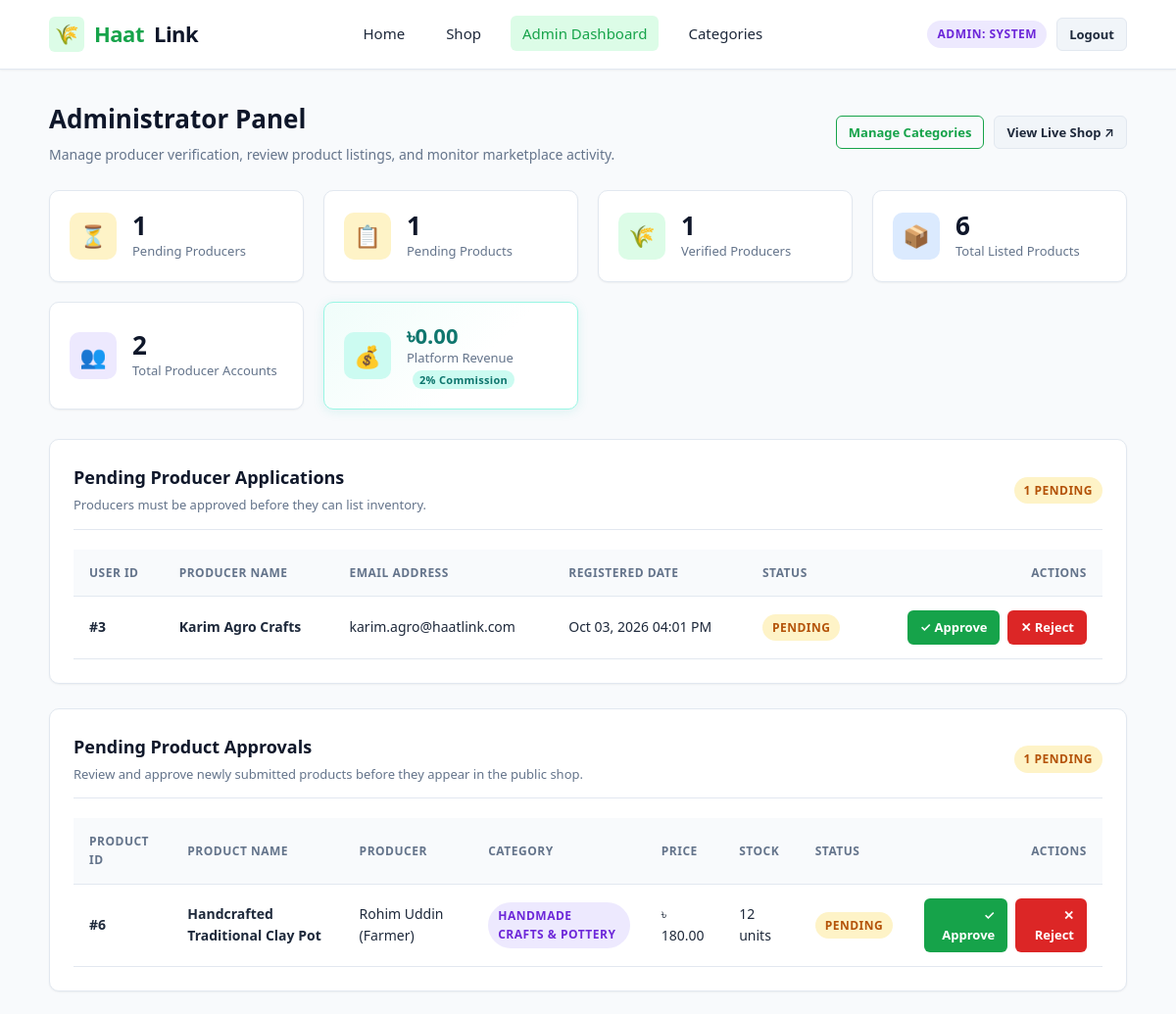
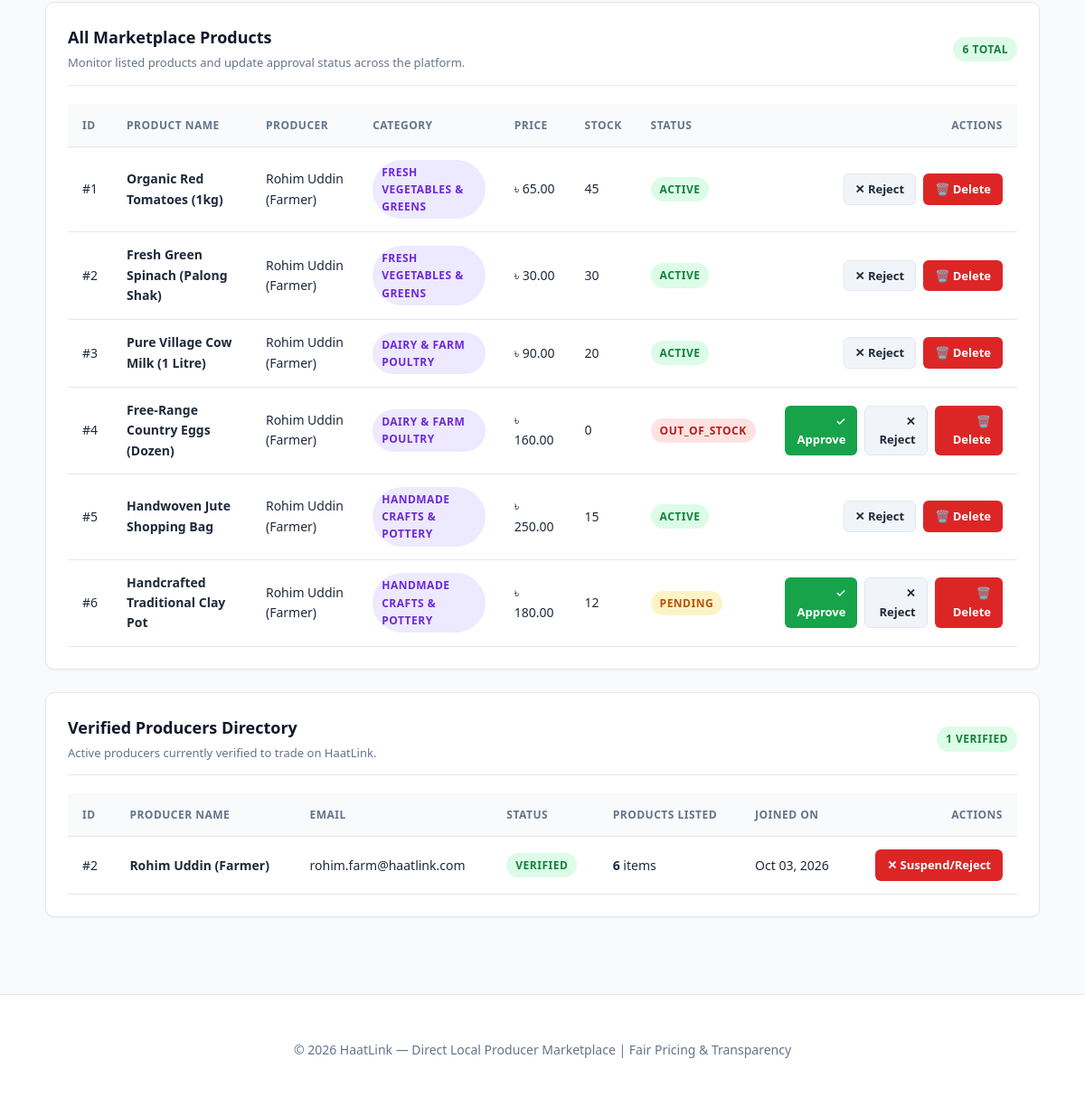
Page /admin_dashboard.php (signed in) on the committed database (2 pictures, top to bottom).
### tables this page shows
CREATE TABLE `users` (
    `id` INT AUTO_INCREMENT PRIMARY KEY,
    `name` VARCHAR(100) NOT NULL,
    `email` VARCHAR(100) NOT NULL UNIQUE,
    `password` VARCHAR(255) NOT NULL,
    `role` ENUM('admin', 'producer', 'customer') NOT NULL DEFAULT 'customer',
    `status` ENUM('pending', 'verified', 'suspended', 'rejected') NOT NULL DEFAULT 'verified',
    `created_at` TIMESTAMP DEFAULT CURRENT_TIMESTAMP
);

CREATE TABLE `products` (
    `id` INT AUTO_INCREMENT PRIMARY KEY,
    `producer_id` INT NOT NULL,
    `category_id` INT NOT NULL,
    `name` VARCHAR(150) NOT NULL,
    `description` TEXT,
    `price` DECIMAL(10, 2) NOT NULL,
    `stock_quantity` INT NOT NULL DEFAULT 0,
    `status` ENUM('pending', 'active', 'out_of_stock', 'rejected') NOT NULL DEFAULT 'pending',
    `image_url` VARCHAR(255) DEFAULT NULL,
    `created_at` TIMESTAMP DEFAULT CURRENT_TIMESTAMP,
    CONSTRAINT `fk_products_producer` 
        FOREIGN KEY (`producer_id`) REFERENCES `users` (`id`) 
        ON DELETE CASCADE ON UPDATE CASCADE,
    CONSTRAINT `fk_products_category` 
        FOREIGN KEY (`category_id`) REFERENCES `categories` (`id`) 
        ON DELETE RESTRICT ON UPDATE CASCADE
);

CREATE TABLE `categories` (
    `id` INT AUTO_INCREMENT PRIMARY KEY,
    `name` VARCHAR(100) NOT NULL UNIQUE,
    `created_at` TIMESTAMP DEFAULT CURRENT_TIMESTAMP
);

### admin_dashboard.php (the view, shortened to what the rows shown need)
<?php
require_once __DIR__ . '/db_connect.php';
try {
    $pending_stmt = $pdo->prepare("
        SELECT id, name, email, status, created_at
        FROM users
        WHERE role = 'producer' AND status = 'pending'
        ORDER BY created_at ASC
    ");
    $pending_stmt->execute();
    $pending_producers = $pending_stmt->fetchAll();
    $verified_stmt = $pdo->prepare("
        SELECT u.id, u.name, u.email, u.status, u.created_at, COUNT(p.id) AS product_count
        FROM users u
        LEFT JOIN products p ON u.id = p.producer_id
        WHERE u.role = 'producer' AND u.status = 'verified'
        GROUP BY u.id, u.name, u.email, u.status, u.created_at
        ORDER BY u.created_at DESC
    ");
    $verified_stmt->execute();
    $verified_producers = $verified_stmt->fetchAll();
    $pending_products_stmt = $pdo->prepare("
        SELECT p.id, p.name, p.price, p.stock_quantity, p.status, p.image_url, p.created_at,
               u.name AS producer_name,
               c.name AS category_name
        FROM products p
        LEFT JOIN users u ON p.producer_id = u.id
        LEFT JOIN categories c ON p.category_id = c.id
        WHERE p.status = 'pending'
        ORDER BY p.created_at ASC
    ");
    $pending_products_stmt->execute();
    $pending_products = $pending_products_stmt->fetchAll();
    $all_products_stmt = $pdo->prepare("
        SELECT p.id, p.name, p.price, p.stock_quantity, p.status, p.created_at,
               u.name AS producer_name,
               c.name AS category_name
        FROM products p
        LEFT JOIN users u ON p.producer_id = u.id
        LEFT JOIN categories c ON p.category_id = c.id
        ORDER BY p.created_at DESC
    ");
    $all_products_stmt->execute();
    $all_products = $all_products_stmt->fetchAll();
} catch (PDOException $e) {
    die("Database error: " . htmlspecialchars($e->getMessage()));
}
require_once __DIR__ . '/includes/header.php';
?>
<div class="page-header">
    <div>
        <h1 class="page-title">Administrator Panel</h1>
    </div>
</div>
<div class="card">
    <div class="card-header">
        <div>
            <h2 class="card-title">Pending Producer Applications</h2>
        </div>
    </div>
    <?php if (empty($pending_producers)): ?>
        <div class="empty-state">
            <div class="empty-icon">🎉</div>
            <h3>All Caught Up!</h3>
            <p>No producer accounts are currently awaiting verification.</p>
        </div>
    <?php else: ?>
        <div class="table-responsive">
            <table class="table">
                <thead>
                    <tr>
                        <th>User ID</th>
                        <th>Producer Name</th>
                        <th>Email Address</th>
                        <th>Registered Date</th>
                        <th>Status</th>
                        <th class="text-right">Actions</th>
                    </tr>
                </thead>
                <tbody>
                    <?php foreach ($pending_producers as $producer): ?>
                        <tr>
                            <td><strong>#<?php echo (int)$producer['id']; ?></strong></td>
                            <td><strong><?php echo htmlspecialchars($producer['name']); ?></strong></td>
                            <td><?php echo htmlspecialchars($producer['email']); ?></td>
                            <td><?php echo date('M d, Y h:i A', strtotime($producer['created_at'])); ?></td>
                            <td>
                                <span class="badge badge-pending">
                                    <?php echo htmlspecialchars($producer['status']); ?>
                                </span>
                            </td>
                            <td class="text-right">
                                <div class="action-group" style="justify-content: flex-end;">
                                    <a href="admin_dashboard.php?action=approve_producer&id=<?php echo (int)$producer['id']; ?>"
                                       class="btn btn-primary btn-sm"
                                       onclick="return confirm('Approve producer #<?php echo (int)$producer['id']; ?> (<?php echo htmlspecialchars(addslashes($producer['name'])); ?>)? They will be able to add products immediately.');">
                                        ✓ Approve
                                    </a>
                                    <a href="admin_dashboard.php?action=reject_producer&id=<?php echo (int)$producer['id']; ?>"
                                       class="btn btn-danger btn-sm"
                                       onclick="return confirm('Reject producer #<?php echo (int)$producer['id']; ?> (<?php echo htmlspecialchars(addslashes($producer['name'])); ?>)?');">
                                        ✕ Reject
                                    </a>
                                </div>
                            </td>
                        </tr>
                    <?php endforeach; ?>
                </tbody>
            </table>
        </div>
    <?php endif; ?>
</div>
<div class="card">
    <div class="card-header">
        <div>
            <h2 class="card-title">Pending Product Approvals</h2>
        </div>
    </div>
    <?php if (empty($pending_products)): ?>
        <div class="empty-state">
            <div class="empty-icon">✅</div>
            <h3>No Pending Products</h3>
            <p>All submitted products have been reviewed and processed.</p>
        </div>
    <?php else: ?>
        <div class="table-responsive">
            <table class="table">
                <thead>
                    <tr>
                        <th>Product ID</th>
                        <th>Product Name</th>
                        <th>Producer</th>
                        <th>Category</th>
                        <th>Price</th>
                        <th>Stock</th>
                        <th>Status</th>
                        <th class="text-right">Actions</th>
                    </tr>
                </thead>
                <tbody>
                    <?php foreach ($pending_products as $product): ?>
                        <tr>
                            <td><strong>#<?php echo (int)$product['id']; ?></strong></td>
                            <td><strong><?php echo htmlspecialchars($product['name']); ?></strong></td>
                            <td><?php echo htmlspecialchars($product['producer_name'] ?? 'Unknown'); ?></td>
                            <td>
                                <span class="badge badge-role">
                                    <?php echo htmlspecialchars($product['category_name'] ?? 'Uncategorized'); ?>
                                </span>
                            </td>
                            <td>৳ <?php echo number_format($product['price'], 2); ?></td>
                            <td><?php echo (int)$product['stock_quantity']; ?> units</td>
                            <td>
                                <span class="badge badge-pending"><?php echo htmlspecialchars($product['status']); ?></span>
                            </td>
                            <td class="text-right">
                                <div class="action-group" style="justify-content: flex-end;">
                                    <a href="admin_dashboard.php?action=approve_product&id=<?php echo (int)$product['id']; ?>"
                                       class="btn btn-primary btn-sm"
                                       onclick="return confirm('Approve product #<?php echo (int)$product['id']; ?> (<?php echo htmlspecialchars(addslashes($product['name'])); ?>)? It will become active in the shop.');">
                                        ✓ Approve
                                    </a>
                                    <a href="admin_dashboard.php?action=reject_product&id=<?php echo (int)$product['id']; ?>"
                                       class="btn btn-danger btn-sm"
                                       onclick="return confirm('Reject product #<?php echo (int)$product['id']; ?> (<?php echo htmlspecialchars(addslashes($product['name'])); ?>)?');">
                                        ✕ Reject
                                    </a>
                                </div>
                            </td>
                        </tr>
                    <?php endforeach; ?>
                </tbody>
            </table>
        </div>
    <?php endif; ?>
</div>
<div class="card">
    <div class="card-header">
        <div>
            <h2 class="card-title">All Marketplace Products</h2>
        </div>
    </div>
    <?php if (empty($all_products)): ?>
        <p style="color: var(--text-muted); font-size: 14px;">No products found in the catalog.</p>
    <?php else: ?>
        <div class="table-responsive">
            <table class="table">
                <thead>
                    <tr>
                        <th>ID</th>
                        <th>Product Name</th>
                        <th>Producer</th>
                        <th>Category</th>
                        <th>Price</th>
                        <th>Stock</th>
                        <th>Status</th>
                        <th class="text-right">Actions</th>
                    </tr>
                </thead>
                <tbody>
                    <?php foreach ($all_products as $p): ?>
                        <tr>
                            <td>#<?php echo (int)$p['id']; ?></td>
                            <td><strong><?php echo htmlspecialchars($p['name']); ?></strong></td>
                            <td><?php echo htmlspecialchars($p['producer_name'] ?? 'Unknown'); ?></td>
                            <td>
                                <span class="badge badge-role">
                                    <?php echo htmlspecialchars($p['category_name'] ?? 'Uncategorized'); ?>
                                </span>
                            </td>
                            <td>৳ <?php echo number_format($p['price'], 2); ?></td>
                            <td><?php echo (int)$p['stock_quantity']; ?></td>
                            <td>
                                <span class="badge badge-<?php echo htmlspecialchars($p['status']); ?>">
                                    <?php echo htmlspecialchars($p['status']); ?>
                                </span>
                            </td>
                            <td class="text-right">
                                <div class="action-group" style="justify-content: flex-end;">
                                    <?php if ($p['status'] !== 'active'): ?>
                                        <a href="admin_dashboard.php?action=approve_product&id=<?php echo (int)$p['id']; ?>"
                                           class="btn btn-primary btn-sm"
                                           onclick="return confirm('Approve product #<?php echo (int)$p['id']; ?> (<?php echo htmlspecialchars(addslashes($p['name'])); ?>)?');">
                                            ✓ Approve
                                        </a>
                                    <?php endif; ?>
                                    <?php if ($p['status'] !== 'rejected'): ?>
                                        <a href="admin_dashboard.php?action=reject_product&id=<?php echo (int)$p['id']; ?>"
                                           class="btn btn-secondary btn-sm"
                                           onclick="return confirm('Reject product #<?php echo (int)$p['id']; ?> (<?php echo htmlspecialchars(addslashes($p['name'])); ?>)?');">
                                            ✕ Reject
                                        </a>
                                    <?php endif; ?>
                                    <a href="delete_product.php?id=<?php echo (int)$p['id']; ?>"
                                       class="btn btn-danger btn-sm"
                                       onclick="return confirm('Are you sure you want to delete this item?');">
                                        🗑️ Delete
                                    </a>
                                </div>
                            </td>
                        </tr>
                    <?php endforeach; ?>
                </tbody>
            </table>
        </div>
    <?php endif; ?>
</div>
<div class="card">
    <div class="card-header">
        <div>
            <h2 class="card-title">Verified Producers Directory</h2>
        </div>
    </div>
    <?php if (empty($verified_producers)): ?>
        <p style="color: var(--text-muted); font-size: 14px;">No approved producers found yet.</p>
    <?php else: ?>
        <div class="table-responsive">
            <table class="table">
                <thead>
                    <tr>
                        <th>ID</th>
                        <th>Producer Name</th>
                        <th>Email</th>
                        <th>Status</th>
                        <th>Products Listed</th>
                        <th>Joined On</th>
                        <th class="text-right">Actions</th>
                    </tr>
                </thead>
                <tbody>
                    <?php foreach ($verified_producers as $vp): ?>
                        <tr>
                            <td>#<?php echo (int)$vp['id']; ?></td>
                            <td><strong><?php echo htmlspecialchars($vp['name']); ?></strong></td>
                            <td><?php echo htmlspecialchars($vp['email']); ?></td>
                            <td>
                                <span class="badge badge-verified"><?php echo htmlspecialchars($vp['status']); ?></span>
                            </td>
                            <td><strong><?php echo (int)$vp['product_count']; ?></strong> items</td>
                            <td><?php echo date('M d, Y', strtotime($vp['created_at'])); ?></td>
                            <td class="text-right">
                                <div class="action-group" style="justify-content: flex-end;">
                                    <a href="admin_dashboard.php?action=reject_producer&id=<?php echo (int)$vp['id']; ?>"
                                       class="btn btn-danger btn-sm"
                                       onclick="return confirm('Reject/suspend producer #<?php echo (int)$vp['id']; ?> (<?php echo htmlspecialchars(addslashes($vp['name'])); ?>)?');">
                                        ✕ Suspend/Reject
                                    </a>
                                </div>
                            </td>
                        </tr>
                    <?php endforeach; ?>
                </tbody>
            </table>
        </div>
    <?php endif; ?>
</div>
<?php require_once __DIR__ . '/includes/footer.php'; ?>

### rows in the picture
users: id "3", name "Karim Agro Crafts", email "karim.agro@haatlink.com", created_at "Oct 03, 2026 04:01 PM", status "PENDING"
products: id "6", name "Handcrafted Traditional Clay Pot", producer.name "Rohim Uddin (Farmer)", category.name "HANDMADE CRAFTS & POTTERY", price "180.00", stock_quantity "12", status "PENDING"
products: id "1", name "Organic Red Tomatoes (1kg)", producer.name "Rohim Uddin (Farmer)", category.name "FRESH VEGETABLES & GREENS", price "65.00", stock_quantity "45", status "ACTIVE"
products: id "2", name "Fresh Green Spinach (Palong Shak)", producer.name "Rohim Uddin (Farmer)", category.name "FRESH VEGETABLES & GREENS", price "30.00", stock_quantity "30", status "ACTIVE"
products: id "3", name "Pure Village Cow Milk (1 Litre)", producer.name "Rohim Uddin (Farmer)", category.name "DAIRY & FARM POULTRY", price "90.00", stock_quantity "20", status "ACTIVE"
products: id "4", name "Free-Range Country Eggs (Dozen)", producer.name "Rohim Uddin (Farmer)", category.name "DAIRY & FARM POULTRY", price "160.00", stock_quantity "0", status "OUT_OF_STOCK"
products: id "5", name "Handwoven Jute Shopping Bag", producer.name "Rohim Uddin (Farmer)", category.name "HANDMADE CRAFTS & POTTERY", price "250.00", stock_quantity "15", status "ACTIVE"
users: id "2", name "Rohim Uddin (Farmer)", email "rohim.farm@haatlink.com", status "VERIFIED", product_count "6", created_at "Oct 03, 2026"

### other values in the picture
$user_role "ADMIN"
explode(' ', $user_name)[0] "SYSTEM"
$pending_count "1"
$pending_product_count "1"
$verified_count "1"
$total_products "6"
$total_producers "2"
$platform_revenue "0.00"
count($pending_producers) "1"
count($pending_products) "1"
count($all_products) "6"
count($verified_producers) "1"
